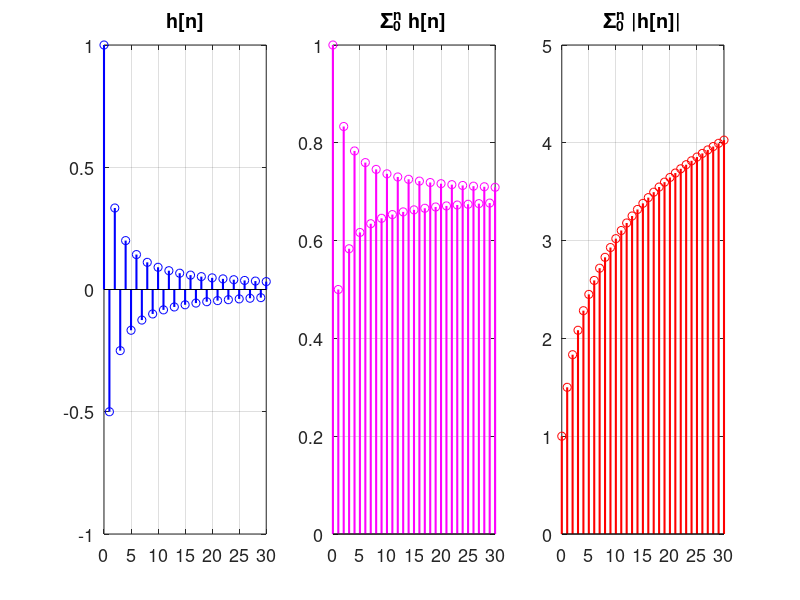

This figure's MATLAB source:
% file = e7_4_BIBO_unstable.m   
% plot BIBO_unstable h[n] and sum(h[n])
clear; close all; set(0,'defaultAxesFontSize',13); 
n = [0:30];
h = ((-1).^n )./(n+1);
sum_h = cumsum(h); asum_h = cumsum(abs(h));

figure('position',[100 100 1000 200]), 
 subplot(1,3,1), stem(n,h,'b','LineWidth',1.5),title('h[n]'),grid on,
 subplot(1,3,2), stem(n,sum_h,'m','LineWidth',1.5),title('\Sigma_0^n h[n]'),grid on,
 subplot(1,3,3), stem(n,asum_h,'r','LineWidth',1.5),title('\Sigma_0^n |h[n]|'),grid on
